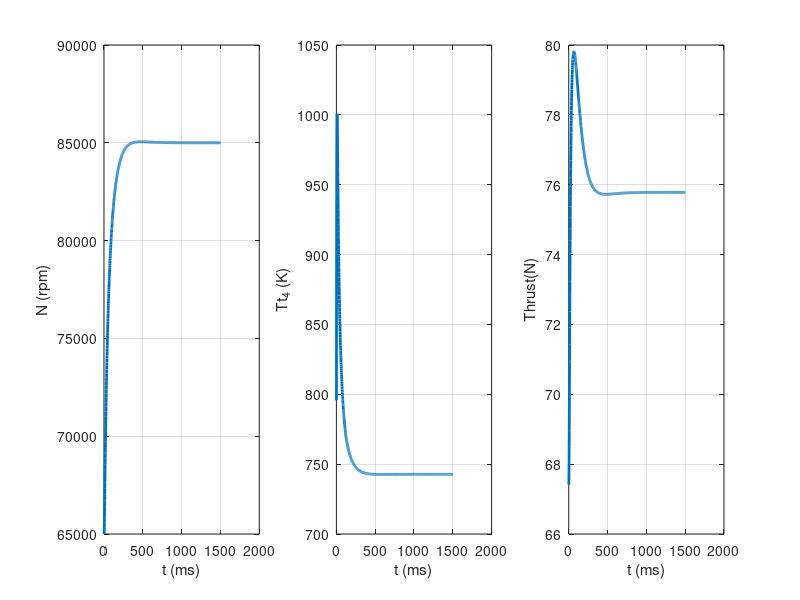

MATLAB code to generate this figure:
clc; clear; 
format short e 

% Parameters and initialization
i=1; m=1; n=1; c=1; q=1; kl=0;
Pt_2=93380;  % Pascal 
Tt_2(1)=303;    % Kelvin 
Pt_ref=100000; % Pascal (reference) 
Tt_ref=298;  % Kelvin (reference) 
sigma_comb=0.95;  % Combustion chamber pressure ratio
nu_comb=0.6;  % Combustion chamber efficiency
Pi_n=0.95;  % Nozzle pressure ratio
M9=1;  % Choke condition
M0=0;  % Assumption
H=0;  % Height

% Additional initialization
teta=(Tt_2(1)/Tt_ref);  % Dimensionless temperature parameter
delta=(Pt_2/Pt_ref); % Dimensionless pressure parameter
N(1)=65000;  % RPM   
I=1.787e-4;  % Moment of Inertia _from CATIA [kg*m^2] 
eff_t=0.85;  % Turbine efficiency
gama_c=1.4;  % Compressor specific heat ratio
gama_t=1.35; % Turbine specific heat ratio
Qf=43250e3;  % [J/kg] Lower calorific value of fuel
R=286.9;  % [J/(kg*K)] Individual gas constant
V_comb=6.687233e-4;  % Volume of the combustion chamber

% Compressor-related parameters
PI_C=9.06e-21*N(1)^4 - 1.365e-15*N(1)^3 + 3.3806e-10*N(1)^2 - 9.7556e-6*N(1) + 1.1929;
Cp_a(1)=-1.9747e-028*N(1)^6 + 8.3860e-023*N(1)^5 - 1.4447e-017*N(1)^4 + 1.2943e-012*N(1)^3 - 6.2674e-008*N(1)^2 + 1.5743e-003*N(1) + 9.8846e+002;    
Tt_4(1)=5.5099e-017*N(1)^4 - 1.1969e-011*N(1)^3 + 9.7144e-007*N(1)^2 - 3.7423e-002*N(1) + 1.4273e+003;

% Initialize mass flow rates
mf_dot(1)=0.00456;
Kp=0.00000456/10000; 
Ki=0.00000000035;

MODD=2; % MODD value based on your code
A_0=0.001378; 
A_9=0.00302; 

% Delta "t"
h=0.001;    
E(1)=0; 

%-----------BETA LINE METHOD---------------------------------------- 
for j=1:(1.5/h) 
    N_Ref(j)=85000; 
    N_R(j)=N(j)/(teta)^0.5;  % Corrected RPM
    
    % Ensure correct initialization of Tt_2 and Pt_2
    Tt_2(j+1)=Tt_2(j); 
    Pt_2(j+1)=Pt_2(j); 
    
    % Map data initialization (simplified for readability)
    PI_C_m=[0 1.560 1.648 1.678 0 0 0 0 0 0 0 0  
            0 2.019 2.172 2.282 2.337 0 0 0 0 0 0 0   
            0 0 2.545 2.750  2.938 3.067 3.121 0 0 0 0 0   
            0  0 0 0 3.219 3.438 3.676 3.843 3.955 0 0 0  
            0 0 0 0 0 0 3.861 4.090 4.317 4.542 4.695 0]; 
    N_cor=[61000 81000 97000 111000 123000 ]; 
    
    % Compressor interpolation using Beta Line Method
    while m==1 
        if N_cor(i) <= N_R(j) && N_R(j) <= N_cor(i+1) 
            k=(N_cor(i+1)-N_R(j))/(N_cor(i+1)-N_cor(i)); 
            m=0; 
            t=i; 
        end
        i=i+1; 
    end
    i=1; 
    
    % Interpolation of compressor map values
    for q = 1 : 12 
        N_R_matrix(q) = PI_C_m(t+1,q) - (PI_C_m(t+1,q) - PI_C_m(t,q)) * k; 
    end
    
    % Calculation of Beta for mass flow rate calculations
    while n==1 
        if N_R_matrix(c) <= PI_C(j) && PI_C(j) <= N_R_matrix(c+1) 
            Beta = c - (-1 * (N_R_matrix(c) - PI_C(j))) / (N_R_matrix(c) - N_R_matrix(c+1)); 
            n=0; 
        end
        c=c+1; 
    end
    c=1; 
    
    % Mass Flow Rate Calculations
    x = [1 2 3 4 5 6 7 8 9 10 11 12]; 
    y = [61000 81000 97000 111000 123000 ]; 
    z = [0 0.2777 0.2185 0.1387 0 0 0 0 0 0 0 0  
         0 0.4155 0.3758 0.3226 0.2531 0 0 0 0 0 0 0  
         0 0 0.4904 0.4638 0.4358 0.3894 0.318 0 0 0 0 0 
         0 0 0 0 0.5206 0.5045 0.4881 0.4514 0.3988 0 0 0  
         0 0 0 0 0 0 0.5435 0.5271 0.5094 0.4918 0.4517 0];
     
    % Efficiency Calculations
    x_1 = [1 2 3 4 5 6 7 8 9 10 11 12];
    y_1 = [61000 81000 97000 111000 123000 ];
    z_1 = [0 0.711 0.759 0.69 0 0 0 0 0 0 0 0  
           0 0.669 0.733 0.76 0.742 0 0 0 0 0 0 0  
           0 0 0.646 0.698 0.735 0.752 0.726 0 0 0 0 0  
           0 0 0 0 0.65 0.68 0.704 0.715 0.706 0 0 0  
           0 0 0 0 0 0 0.62 0.64 0.655 0.664 0.66 0]; 
    
    % Calculate mass flow rate and efficiency
    m_dot_MAP(j)=interp2(x,y,z,Beta,N_R(j)); 
    eff_c(j)=interp2(x_1,y_1,z_1,Beta,N_R(j)); 
    
    %------------------------Compressor--------------------------------- 
    mc_dot(j)=m_dot_MAP(j)*(delta)/((teta)^0.5); 
    Tt_3(j)=Tt_2(j)*(1+((1/eff_c(j))*((PI_C(j)^((gama_c-1)/gama_c))-1))); 
    Pt_3(j)=PI_C(j)*Pt_2(j); 
    Ta(j)=(Tt_2(j)+Tt_3(j))/2; 
    Cp_a(j+1)=1.0189e3 - 0.13784*Ta(j) + 1.9843e-4*Ta(j)^2 + 4.2399e-7*Ta(j)^3 - 3.7632e-10*Ta(j)^4;
    
    %------------------------Combustion Chamber------------------------- 
    mf_dot(j+1)=mf_dot(j); 
    kont=rem(j,MODD); 
    if kont==0 
        E(j)=N_Ref(j)-N(j); 
        mf_dot(j)=mf_dot(j-1)+ (Kp+Ki*MODD).*E(j)+Kp*E(j-1);
        mf_dot(j+1)=mf_dot(j); 
    end 
    
    Tg(j)=(Tt_4(j)+Tt_3(j))/2; 
    Tm(j)=Tg(j); 
    f(j)=mf_dot(j)/mc_dot(j); 
    
    % Beta coefficients for gas
    Bt(j)=-3.59494e2 + 4.5164*Tg(j) + 2.8116e-3*Tg(j)^2 - 2.1709e-5*Tg(j)^3 + 2.8689e-8*Tg(j)^4 - 1.2263e-11*Tg(j)^5; 
    Cp_g(j)=Cp_a(j)+(f(j)/(1+f(j)))*Bt(j); 
    Cv_comb(j)=Cp_g(j)-R;  
    
    Pt_4(j)=sigma_comb*Pt_3(j); 
    Pm(j)=(Pt_4(j)+Pt_3(j))/2; 
    Rho(j)=Pm(j)/(R*Tm(j)); 
    M_comb(j)=Rho(j)*V_comb; 
    
    %------------------Runge Kutta fourth order for Tt_4 ---------------           
    F(j)=(mc_dot(j)*Cp_a(j)*Tt_3(j)-(mc_dot(j)+mf_dot(j))*Cp_g(j)*Tt_4(j)+Qf*nu_comb*mf_dot(j))/(Cv_comb(j)*M_comb(j)); 
    K1(j)=F(j); 
    K2(j)=(mc_dot(j)*Cp_a(j)*Tt_3(j)-(mc_dot(j)+mf_dot(j))*Cp_g(j)*(Tt_4(j)+(h/2)*K1(j))+Qf*nu_comb*mf_dot(j))/(Cv_comb(j)*M_comb(j)); 
    K3(j)=(mc_dot(j)*Cp_a(j)*Tt_3(j)-(mc_dot(j)+mf_dot(j))*Cp_g(j)*(Tt_4(j)+(h/2)*K2(j))+Qf*nu_comb*mf_dot(j))/(Cv_comb(j)*M_comb(j)); 
    K4(j)=(mc_dot(j)*Cp_a(j)*Tt_3(j)-(mc_dot(j)+mf_dot(j))*Cp_g(j)*(Tt_4(j)+h*K3(j))+Qf*nu_comb*mf_dot(j))/(Cv_comb(j)*M_comb(j)); 
    
    Tt_4(j+1)=Tt_4(j)+(h/6)*(K1(j)+2*K2(j)+2*K3(j)+K4(j)); 
    
    %------------------Runge Kutta fourth order for Pt_4----------------          
    H(j)=Pt_4(j)*(mc_dot(j)*Cp_a(j)*Tt_3(j)-(mc_dot(j)+mf_dot(j))*Cp_g(j)*Tt_4(j)+Qf*nu_comb*mf_dot(j))/(Tt_4(j)*Cv_comb(j)*M_comb(j)); 
    M1(j)=H(j); 
    M2(j)=(Pt_4(j)+h/2*M1(j))*(mc_dot(j)*Cp_a(j)*Tt_3(j)-(mc_dot(j)+mf_dot(j))*Cp_g(j)*Tt_4(j)+Qf*nu_comb*mf_dot(j))/(Tt_4(j)*Cv_comb(j)*M_comb(j)); 
    M3(j)=(Pt_4(j)+h/2*M2(j))*(mc_dot(j)*Cp_a(j)*Tt_3(j)-(mc_dot(j)+mf_dot(j))*Cp_g(j)*Tt_4(j)+Qf*nu_comb*mf_dot(j))/(Tt_4(j)*Cv_comb(j)*M_comb(j)); 
    M4(j)=(Pt_4(j)+h*M3(j))*(mc_dot(j)*Cp_a(j)*Tt_3(j)-(mc_dot(j)+mf_dot(j))*Cp_g(j)*Tt_4(j)+Qf*nu_comb*mf_dot(j))/(Tt_4(j)*Cv_comb(j)*M_comb(j)); 
    
    Pt_4(j+1)=Pt_4(j)+h/6*(M1(j)+2*M2(j)+2*M3(j)+M4(j));   
    Pt_3(j+1)=Pt_4(j+1)/sigma_comb; 
    PI_C(j+1)=Pt_3(j+1)/Pt_2(j); 
    
    %--------------------TURBINE---------------------------------------- 
    PI_t(j)=-4.5415e-029*N(j)^6+1.7103e-023*N(j)^5-2.6255e-018*N(j)^4+2.1127e-013*N(j)^3-9.4373e-009*N(j)^2+2.1571e-004*N(j)-1.0868; 
    Tao_c(j)=Tt_3(j)/Tt_2(j); 
    Teta_2(j)=1; 
    Teta_3(j)=Tt_4(j)/Tt_2(j); 
    Tao_t(j)=1-((Cp_a(j)*Teta_2(j))/(Cp_g(j)*(1+f(j))*Teta_3(j)))*(Tao_c(j)-1); 
    Tt_5(j)=685; 
    
    %--------------------Work Balance----------------------------------- 
    Pt(j)=((mc_dot(j)+ mf_dot(j))*(Tt_4(j)-Tt_5(j))*Cp_g(j)); 
    Pc(j)=mc_dot(j)*Cp_a(j)*(Tt_3(j)-Tt_2(j)); 
    Pf(j)=500; 
    if Pf(j)<0 
        Pf(j)=0; 
    end 
    W(j)=N(j)*pi/30; 
    W(j+1)=sqrt((2*(Pt(j)-Pc(j)-Pf(j))/I)*h+W(j)^2); 
    N(j+1)=W(j+1)*30/pi; 
    
    %------------------THRUST------------------------------------------
    Rho_0(j)=-1.4267e-029*N(j)^6 + 5.8500e-024*N(j)^5 - 9.7835e-019*N(j)^4 + 8.5570e-014*N(j)^3 - 4.1601e-009*N(j)^2 + 1.0194e-004*N(j) + 1.9642e-001; 
    m9_dot(j)=mc_dot(j)+ mf_dot(j); 
    T_9(j)=8.6554e-026*N(j)^6 - 3.4961e-020*N(j)^5 + 5.8197e-015*N(j)^4 - 5.0939e-010*N(j)^3 + 2.4663e-005*N(j)^2 - 6.2630e-001*N(j) + 7.2095e+003; 
    V9(j)=(gama_t*R*T_9(j))^0.5; 
    V0(j)=mc_dot(j)/(Rho_0(j)*A_0); 
    F(j)=m9_dot(j)*V9(j)-mc_dot(j)*V0(j); 
end 

% Plot results
subplot(1,3,1); plot(N, 'LineWidth', 2); grid on; xlabel('t (ms)'); ylabel('N (rpm)');
subplot(1,3,2); plot(Tt_4, 'LineWidth', 2); grid on; xlabel('t (ms)'); ylabel('Tt_4 (K)')
subplot(1,3,3); plot(F, 'LineWidth', 2); grid on; xlabel('t (ms)'); ylabel('Thrust(N)')








